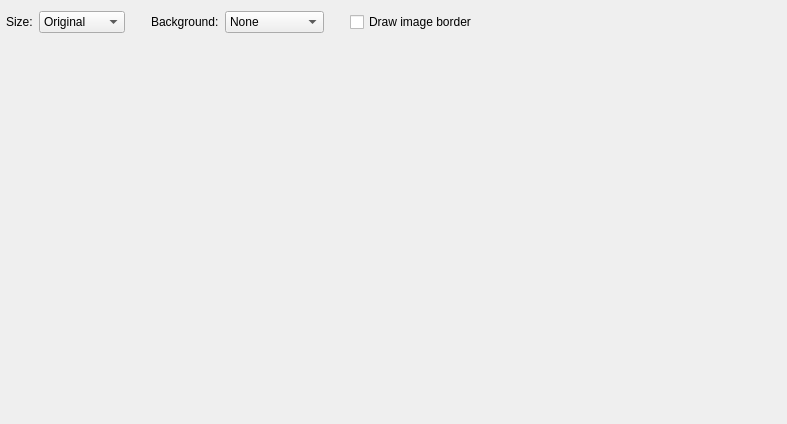
<?xml version="1.0" encoding="UTF-8"?>
<ui version="4.0">
 <class>MainWindow</class>
 <widget class="QMainWindow" name="MainWindow">
  <property name="geometry">
   <rect>
    <x>0</x>
    <y>0</y>
    <width>787</width>
    <height>424</height>
   </rect>
  </property>
  <property name="windowTitle">
   <string>viewsvg</string>
  </property>
  <widget class="QWidget" name="centralWidget">
   <layout class="QVBoxLayout" name="verticalLayout_2">
    <property name="leftMargin">
     <number>0</number>
    </property>
    <property name="rightMargin">
     <number>0</number>
    </property>
    <property name="bottomMargin">
     <number>0</number>
    </property>
    <item>
     <layout class="QHBoxLayout" name="horizontalLayout">
      <property name="leftMargin">
       <number>6</number>
      </property>
      <item>
       <widget class="QLabel" name="label_3">
        <property name="sizePolicy">
         <sizepolicy hsizetype="Fixed" vsizetype="Preferred">
          <horstretch>0</horstretch>
          <verstretch>0</verstretch>
         </sizepolicy>
        </property>
        <property name="text">
         <string>Size:</string>
        </property>
       </widget>
      </item>
      <item>
       <widget class="QComboBox" name="cmbBoxSize">
        <item>
         <property name="text">
          <string>Original</string>
         </property>
        </item>
        <item>
         <property name="text">
          <string>Fit to View</string>
         </property>
        </item>
       </widget>
      </item>
      <item>
       <spacer name="horizontalSpacer">
        <property name="orientation">
         <enum>Qt::Horizontal</enum>
        </property>
        <property name="sizeType">
         <enum>QSizePolicy::Fixed</enum>
        </property>
        <property name="sizeHint" stdset="0">
         <size>
          <width>20</width>
          <height>1</height>
         </size>
        </property>
       </spacer>
      </item>
      <item>
       <widget class="QLabel" name="label_5">
        <property name="text">
         <string>Background:</string>
        </property>
       </widget>
      </item>
      <item>
       <widget class="QComboBox" name="cmbBoxBackground">
        <item>
         <property name="text">
          <string>None</string>
         </property>
        </item>
        <item>
         <property name="text">
          <string>White</string>
         </property>
        </item>
        <item>
         <property name="text">
          <string>Check board</string>
         </property>
        </item>
       </widget>
      </item>
      <item>
       <spacer name="horizontalSpacer_3">
        <property name="orientation">
         <enum>Qt::Horizontal</enum>
        </property>
        <property name="sizeType">
         <enum>QSizePolicy::Fixed</enum>
        </property>
        <property name="sizeHint" stdset="0">
         <size>
          <width>20</width>
          <height>1</height>
         </size>
        </property>
       </spacer>
      </item>
      <item>
       <widget class="QCheckBox" name="chBoxDrawBorder">
        <property name="text">
         <string>Draw image border</string>
        </property>
       </widget>
      </item>
      <item>
       <spacer name="horizontalSpacer_2">
        <property name="orientation">
         <enum>Qt::Horizontal</enum>
        </property>
        <property name="sizeHint" stdset="0">
         <size>
          <width>40</width>
          <height>20</height>
         </size>
        </property>
       </spacer>
      </item>
     </layout>
    </item>
    <item>
     <widget class="SvgView" name="svgView">
      <property name="sizePolicy">
       <sizepolicy hsizetype="Expanding" vsizetype="Expanding">
        <horstretch>0</horstretch>
        <verstretch>0</verstretch>
       </sizepolicy>
      </property>
      <property name="frameShape">
       <enum>QFrame::NoFrame</enum>
      </property>
      <property name="frameShadow">
       <enum>QFrame::Plain</enum>
      </property>
     </widget>
    </item>
   </layout>
  </widget>
 </widget>
 <layoutdefault spacing="6" margin="11"/>
 <customwidgets>
  <customwidget>
   <class>SvgView</class>
   <extends>QFrame</extends>
   <header>svgview.h</header>
   <container>1</container>
  </customwidget>
 </customwidgets>
 <resources/>
 <connections/>
</ui>
